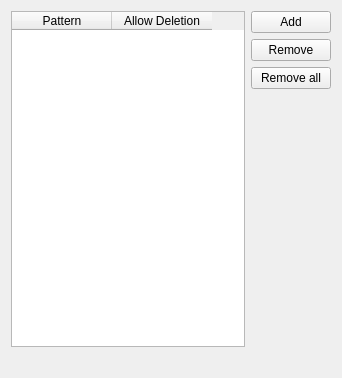
<?xml version="1.0" encoding="UTF-8"?>
<ui version="4.0">
 <class>OCC::IgnoreListTableWidget</class>
 <widget class="QWidget" name="OCC::IgnoreListTableWidget">
  <property name="geometry">
   <rect>
    <x>0</x>
    <y>0</y>
    <width>342</width>
    <height>378</height>
   </rect>
  </property>
  <property name="font">
   <font>
    <family>Microsoft Sans Serif</family>
   </font>
  </property>
  <property name="windowTitle">
   <string notr="true">IgnoreListTableWidget</string>
  </property>
  <layout class="QGridLayout" name="gridLayout_2">
   <item row="0" column="0" rowspan="4">
    <widget class="QTableWidget" name="tableWidget">
     <property name="enabled">
      <bool>true</bool>
     </property>
     <property name="selectionMode">
      <enum>QAbstractItemView::SingleSelection</enum>
     </property>
     <property name="selectionBehavior">
      <enum>QAbstractItemView::SelectRows</enum>
     </property>
     <property name="columnCount">
      <number>2</number>
     </property>
     <column>
      <property name="text">
       <string>Pattern</string>
      </property>
     </column>
     <column>
      <property name="text">
       <string>Allow Deletion</string>
      </property>
     </column>
    </widget>
   </item>
   <item row="0" column="1">
    <widget class="QPushButton" name="addPushButton">
     <property name="enabled">
      <bool>true</bool>
     </property>
     <property name="text">
      <string>Add</string>
     </property>
    </widget>
   </item>
   <item row="1" column="1">
    <widget class="QPushButton" name="removePushButton">
     <property name="enabled">
      <bool>true</bool>
     </property>
     <property name="text">
      <string>Remove</string>
     </property>
    </widget>
   </item>
   <item row="2" column="1">
    <widget class="QPushButton" name="removeAllPushButton">
     <property name="text">
      <string>Remove all</string>
     </property>
    </widget>
   </item>
   <item row="3" column="1">
    <spacer name="verticalSpacer">
     <property name="enabled">
      <bool>true</bool>
     </property>
     <property name="orientation">
      <enum>Qt::Vertical</enum>
     </property>
     <property name="sizeHint" stdset="0">
      <size>
       <width>20</width>
       <height>322</height>
      </size>
     </property>
    </spacer>
   </item>
   <item row="4" column="0" colspan="2">
    <widget class="QLabel" name="descriptionLabel">
     <property name="enabled">
      <bool>true</bool>
     </property>
     <property name="sizePolicy">
      <sizepolicy hsizetype="Preferred" vsizetype="Fixed">
       <horstretch>0</horstretch>
       <verstretch>0</verstretch>
      </sizepolicy>
     </property>
     <property name="text">
      <string/>
     </property>
     <property name="textFormat">
      <enum>Qt::PlainText</enum>
     </property>
     <property name="wordWrap">
      <bool>true</bool>
     </property>
    </widget>
   </item>
  </layout>
 </widget>
 <resources/>
 <connections/>
</ui>
